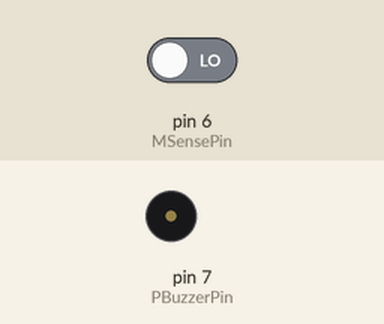
Simulated run of this sketch. Board: Arduino Uno, built with avr-gcc and run on an emulated ATmega328P. On the bench: buzzer (waves = sounding, pin HIGH). The inputs (shaded band) are chosen by the test bench; at power-on: pin 6 (MSensePin) LOW.

Above: at 1.2 s.
1.3 s: pin 6 (MSensePin) driven HIGH
At 2.0 s:
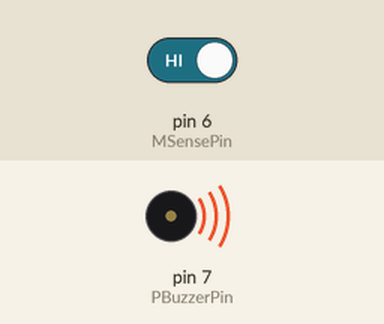
2.8 s: pin 6 (MSensePin) driven LOW
At 3.1 s:
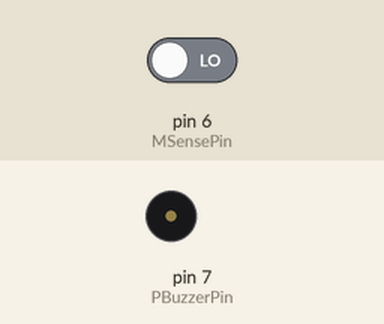
Timing chart, 0 to 5.8 s (numbered marks = the images above; inputs shaded):
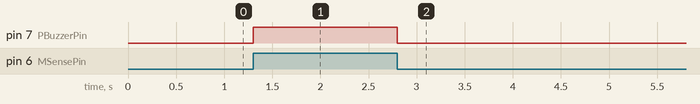

Measured:
- after the input at 1.3 s, pin 7 (PBuzzerPin): LOW → HIGH at once
- after the input at 2.8 s, pin 7 (PBuzzerPin): HIGH → LOW at once

The sketch:

Metal_Checker_sketch.ino
```cpp
/*
Metal Checker
Turns on and off a piezo buzzer at pin 7 when metal is placed across
the sense wires of the metal sensor circuit attached to pin 6.
The circuit:
* Piezo buzzer attached from pin 7 to ground
* Metal Checker sensor attached to pin 7
* 1K? fixed resistor attached from pin 6 to ground
March 2013
by Don Wilcher
*/
// set pin numbers:
const int MSensePin = 6; // the number of the metal sense pin
const int PBuzzerPin = 7; // the number of the piezo buzzer pin
// variables will change:
int MetalStatus = 0; // variable for the metal sense status
void setup() {
// initialize the LED pin as an output:
pinMode(PBuzzerPin, OUTPUT);
// initialize the pushbutton pin as an input:
pinMode(MSensePin, INPUT);
}
void loop(){
// read the state of the metal sense value:
MetalStatus = digitalRead(MSensePin);
// check if metal is present
// if it is, the MetalStatus is HIGH:
if (MetalStatus == HIGH) {
// turn piezo buzzer on:
digitalWrite(PBuzzerPin, HIGH);
}
else {
// turn MetalStatus off:
digitalWrite(PBuzzerPin, LOW);
}
}
```
